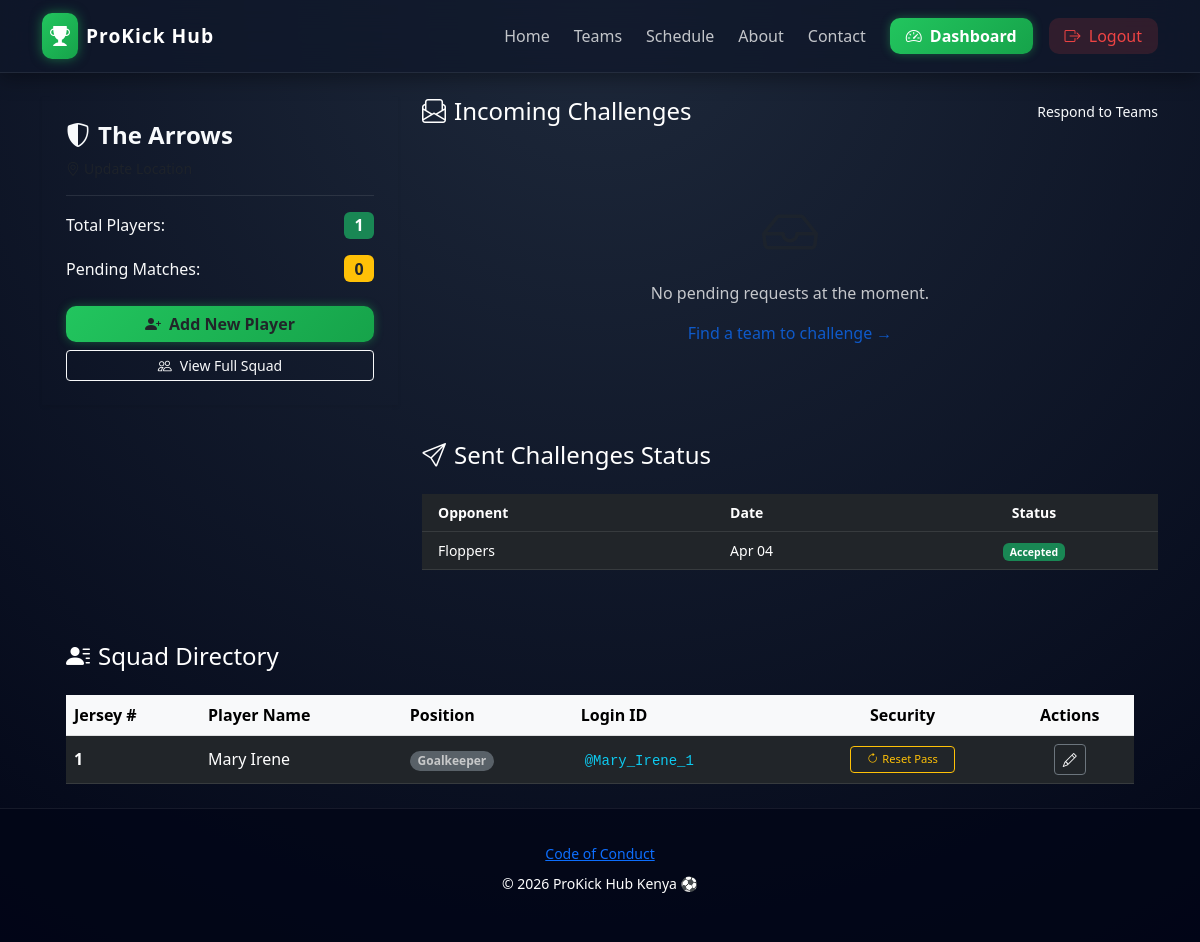
The page /dashboard/ (signed in) on the database its author committed.
### soccerApp/models.py (models this page shows, shortened)
class Team(models.Model):
    manager = models.OneToOneField(User, on_delete=models.CASCADE, related_name='team')
    name = models.CharField(max_length=100)
    location = models.CharField(max_length=255, default="Kisumu", help_text="Enter home ground or city")
    created_at = models.DateTimeField(auto_now_add=True)

class MatchRequest(models.Model):
    STATUS_CHOICES = [
        ('P', 'Pending'),
        ('A', 'Accepted'),
        ('D', 'Declined'),
    ]
    sender = models.ForeignKey(Team, on_delete=models.CASCADE, related_name='sent_challenges')
    receiver = models.ForeignKey(Team, on_delete=models.CASCADE, related_name='received_challenges')
    match_date = models.DateTimeField()
    venue = models.CharField(max_length=255)
    status = models.CharField(max_length=1, choices=STATUS_CHOICES, default='P')
    created_at = models.DateTimeField(auto_now_add=True)

class Player(models.Model):
    POSITIONS = [
        ('GK', 'Goalkeeper'),
        ('DF', 'Defender'),
        ('MF', 'Midfielder'),
        ('FW', 'Forward'),
    ]
    user = models.OneToOneField(User, on_delete=models.CASCADE, related_name='player_profile', null=True)
    team = models.ForeignKey(Team, on_delete=models.CASCADE, related_name='players')
    name = models.CharField(max_length=100)
    position = models.CharField(max_length=2, choices=POSITIONS)
    jersey_number = models.PositiveIntegerField()
    bio = models.TextField(blank=True)
    is_active = models.BooleanField(default=True)

### soccerApp/views.py (the view)
# urls.py: path('dashboard/', views.dashboard, name='dashboard'),
@login_required
def dashboard(request):
    if not hasattr(request.user, 'team'):
        return redirect('home')
    team = request.user.team
    received_requests = MatchRequest.objects.filter(receiver=team, status='P')
    sent_requests = MatchRequest.objects.filter(sender=team).order_by('-created_at')
    declined_notifications = MatchRequest.objects.filter(sender=team, status='D')
    players = Player.objects.filter(team=team)
    return render(request, 'soccerApp/dashboard.html', {
        'team': team,
        'received_requests': received_requests,
        'sent_requests': sent_requests,
        'declined_notifications': declined_notifications, # Pass this to HTML
        'players': players,
    })

### soccerApp/templates/soccerApp/dashboard.html (shortened to what this page needs)
{% extends 'soccerApp/base.html' %}
{% load static %}
{% block content %}
<div class="row">
    <div class="col-md-4 mb-4">
        <div class="glass-card p-4 shadow-sm">
            <h4 class="text-accent fw-bold"><i class="bi bi-shield-shaded me-2"></i>{{ team.name }}</h4>
            <p class="text-muted small"><i class="bi bi-geo-alt me-1"></i>{{ team.location }}</p>
            <hr class="border-secondary opacity-25">
            <div class="d-flex justify-content-between align-items-center mb-3">
                <span class="text-light">Total Players:</span>
                <span class="badge bg-success fs-6">{{ players.count }}</span>
            </div>
            <div class="d-flex justify-content-between align-items-center mb-3">
                <span class="text-light">Pending Matches:</span>
                <span class="badge bg-warning text-dark fs-6">{{ received_requests.count }}</span>
            </div>
            <div class="d-grid gap-2 mt-4">
                <a href="{% url 'register_player' %}" class="btn btn-accent text-dark fw-bold">
                    <i class="bi bi-person-plus-fill me-2"></i>Add New Player
                </a>
                <a href="#squad-list" class="btn btn-outline-light btn-sm">
                    <i class="bi bi-people me-2"></i>View Full Squad
                </a>
            </div>
        </div>
    </div>
    <div class="col-md-8">
        <div class="d-flex justify-content-between align-items-center mb-4">
            <h4 class="mb-0 text-white"><i class="bi bi-envelope-paper me-2"></i>Incoming Challenges</h4>
            <span class="text-accent small">Respond to Teams</span>
        </div>
        {% for request in received_requests %}
        <div class="glass-card p-3 mb-3 d-flex justify-content-between align-items-center border-start border-accent border-4">
            <div>
                <h5 class="mb-1 text-white">vs {{ request.sender.name }}</h5>
                <p class="mb-0 small text-white">
                    <i class="bi bi-calendar-event me-1"></i> {{ request.match_date|date:"F d, Y" }}
                    <span class="mx-2">|</span>
                    <i class="bi bi-pin-map me-1"></i> {{ request.venue }}
                </p>
            </div>
            <div class="d-flex gap-2">
                <form action="{% url 'handle_request' request.id 'accept' %}" method="POST">
                    {% csrf_token %}
                    <button class="btn btn-success btn-sm px-3">Accept</button>
                </form>
                <form action="{% url 'handle_request' request.id 'decline' %}" method="POST">
                    {% csrf_token %}
                    <button class="btn btn-outline-danger btn-sm px-3">Decline</button>
                </form>
            </div>
        </div>
        {% empty %}
        <div class="text-center p-5 glass-card opacity-75">
            <i class="bi bi-inbox text-muted display-4"></i>
            <p class="text-white mt-3">No pending requests at the moment.</p>
            <a href="{% url 'team_list' %}" class="text-accent text-decoration-none">Find a team to challenge &rarr;</a>
        </div>
        {% endfor %}
        <div class="mt-5">
            <h4 class="mb-4 text-white"><i class="bi bi-send me-2"></i>Sent Challenges Status</h4>
            <div class="glass-card p-0 overflow-hidden">
                <table class="table table-dark table-hover mb-0 small">
                    <thead class="bg-black">
                        <tr>
                            <th class="ps-3">Opponent</th>
                            <th>Date</th>
                            <th class="text-center">Status</th>
                        </tr>
                    </thead>
                    <tbody>
                        {% for req in sent_requests %}
                        <tr>
                            <td class="ps-3">{{ req.receiver.name }}</td>
                            <td>{{ req.match_date|date:"M d" }}</td>
                            <td class="text-center">
                                {% if req.status == 'P' %}
                                    <span class="badge bg-warning text-dark">Pending</span>
                                {% elif req.status == 'A' %}
                                    <span class="badge bg-success">Accepted</span>
                                {% elif req.status == 'D' %}
                                    <span class="badge bg-danger">Declined</span>
                                {% endif %}
                            </td>
                        </tr>
                        {% empty %}
                        <tr>
                            <td colspan="3" class="text-center py-3 text-muted">You haven't sent any challenges yet.</td>
                        </tr>
                        {% endfor %}
                    </tbody>
                </table>
            </div>
        </div>
    </div>
</div>
<div class="row mt-5" id="squad-list">
    <div class="col-12">
        <div class="glass-card p-4">
            <div class="d-flex justify-content-between align-items-center mb-4">
                <h4 class="mb-0 text-white"><i class="bi bi-person-lines-fill me-2 text-accent"></i>Squad Directory</h4>
            </div>
            <div class="table-responsive">
                <table class="table table-dark table-hover align-middle mb-0">
                    <thead class="table-light text-dark">
                        <tr>
                            <th>Jersey #</th>
                            <th>Player Name</th>
                            <th>Position</th>
                            <th>Login ID</th>
                            <th class="text-center">Security</th>
                            <th class="text-center">Actions</th>
                        </tr>
                    </thead>
                    <tbody>
                        {% for player in players %}
                        <tr>
                            <td class="fw-bold text-accent">{{ player.jersey_number }}</td>
                            <td>{{ player.name }}</td>
                            <td><span class="badge rounded-pill bg-secondary opacity-75">{{ player.position }}</span></td>
                            <td><code class="text-info bg-dark p-1 rounded">@{{ player.user.username }}</code></td>
                            <td class="text-center">
                                <a href="{% url 'reset_player_password' player.id %}"
                                   class="btn btn-sm btn-outline-warning border-opacity-25 py-1 px-3"
                                   style="font-size: 0.7rem;"
                                   onclick="return confirm('Reset password for {{ player.name }}?')">
                                    <i class="bi bi-arrow-clockwise me-1"></i>Reset Pass
                                </a>
                            </td>
                            <td class="text-center">
                                <button class="btn btn-sm btn-outline-light border-secondary"><i class="bi bi-pencil"></i></button>
                            </td>
                        </tr>
                        {% endfor %}
                    </tbody>
                </table>
            </div>
        </div>
    </div>
</div>
{% endblock %}

### soccerApp/templates/soccerApp/base.html (style rules this page uses)
:root { --bg-dark: #0f172a; --card-dark: rgba(30, 41, 59, 0.7); --accent: #22c55e; --accent-glow: rgba(34, 197, 94, 0.4); --text-light: #f8fafc; }
body { background: radial-gradient(circle at top, #1e293b, #020617); color: var(--text-light); font-family: 'Segoe UI', Tahoma, Geneva, Verdana, sans-serif; min-height: 100vh; display: flex; flex-direction: column; }
.btn-accent { background: linear-gradient(135deg, #22c55e, #16a34a); color: #fff; font-weight: 600; border-radius: 10px; border: none; box-shadow: 0 0 10px var(--accent-glow); }

### rows shown on the page
Team: name "The Arrows"
MatchRequest: receiver.name "Floppers", match_date "Apr 04", status "Accepted"
Player: jersey_number "1", name "Mary Irene", position "Goalkeeper", user.username "Mary_Irene_1"

### other values the page prints
{{ players.count }} "1"
{{ received_requests.count }} "0"
